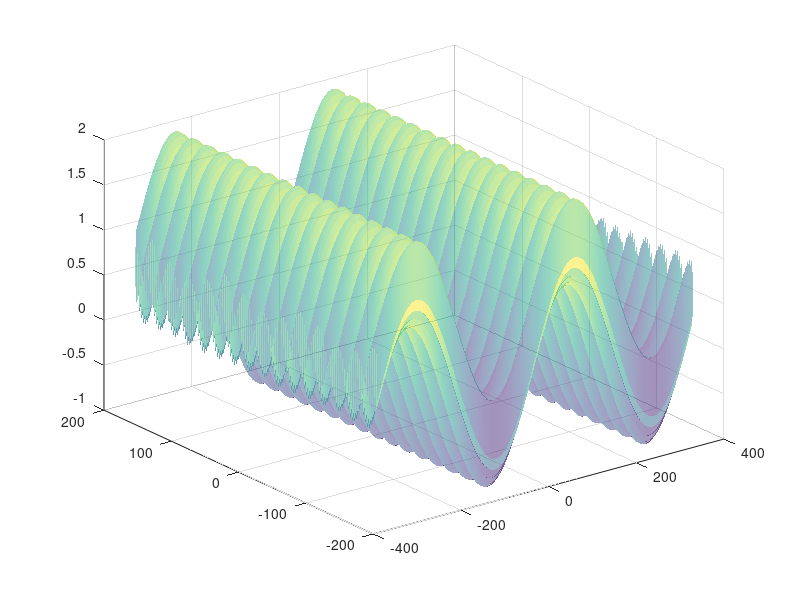

Here is the MATLAB script that generated this plot:
x_vec = -360:1:360;
y_vec = -180:1:180;
[X,Y] = meshgrid(x_vec,y_vec);

Z = sind(X) + cos(Y).^2;

figure(1);
surf(X,Y,Z,'FaceAlpha',0.5,'EdgeColor','none');